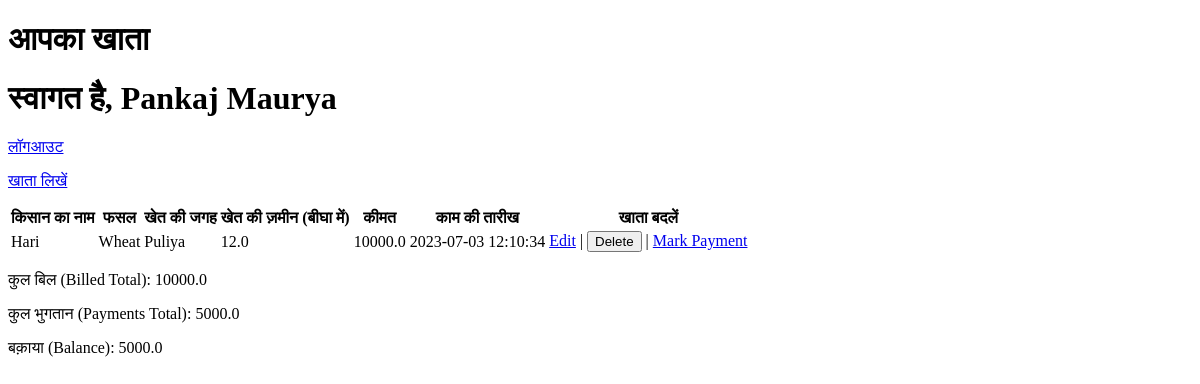
Page /dashboard (signed in) on the earlier database version.
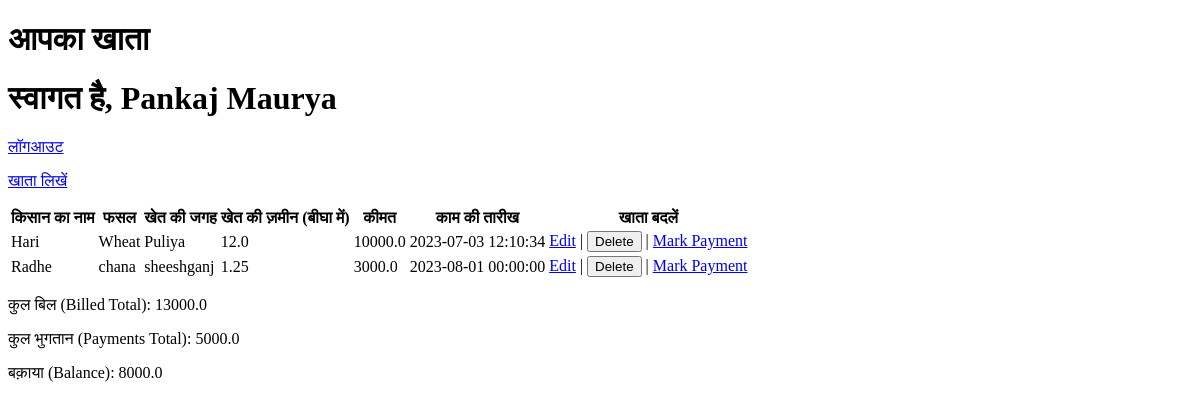
Same page on the later database version.
### app.py (models this page shows, shortened)
class User(UserMixin, db.Model):
    id = db.Column(db.Integer, primary_key=True)
    phone_number = db.Column(db.String(10), unique=True, index=True, nullable=False)
    password_hash = db.Column(db.String(128), nullable=False)
    name = db.Column(db.String(100), nullable=False)
    @property
    def password(self):
        raise AttributeError('password is not a readable attribute')

class KhataEntry(db.Model):
    id = db.Column(db.Integer, primary_key=True)
    lender_id = db.Column(db.Integer, db.ForeignKey('user.id'), nullable=False, index=True)
    farmer_name = db.Column(db.String(100), nullable=False)
    crop_kind = db.Column(db.String(100), nullable=False)
    locality = db.Column(db.String(100), nullable=False)
    farm_area = db.Column(db.Float, nullable=False)
    billed_amount = db.Column(db.Float, nullable=False)
    date_of_activity = db.Column(db.DateTime, nullable=False, default=datetime.utcnow)

### app.py (the view)
@login_required
@app.route('/dashboard')
def dashboard():
    print("current user id " + str(current_user.id))
    entries = KhataEntry.query.filter_by(lender_id=current_user.id).all()
    billed_total = sum(entry.billed_amount for entry in entries)
    payments_total = sum(entry.amount for entry in Payment.query.filter_by(lender_id=current_user.id).all())
    balance = billed_total - payments_total
    return render_template('dashboard.html', user_id=current_user.id, name=current_user.name, entries=entries, billed_total=billed_total, payments_total=payments_total, balance=balance)

### app.py (called while the page is built)
@login_manager.user_loader
def load_user(user_id):
    return User.query.get(int(user_id))

### templates/dashboard.html (shortened to what this page needs)
<!DOCTYPE html>
<html>
<head>
</head>
<body>
    <h1>आपका खाता</h1>
    <h1>स्वागत है, {{ name }}</h1>
    <p><a href="/logout">लॉगआउट</a></p>
    <p><a href="/add_entry">खाता लिखें</a></p>
    <table>
        <thead>
            <tr>
                <th>किसान का नाम</th>
                <th>फसल</th>
                <th>खेत की जगह</th>
                <th>खेत की ज़मीन (बीघा में)</th>
                <th>कीमत</th>
                <th>काम की तारीख</th>
                <th>खाता बदलें</th>
            </tr>
        </thead>
        <tbody>
            {% for entry in entries %}
                <tr>
                    <td>{{ entry.farmer_name }}</td>
                    <td>{{ entry.crop_kind }}</td>
                    <td>{{ entry.locality }}</td>
                    <td>{{ entry.farm_area }}</td>
                    <td>{{ entry.billed_amount }}</td>
                    <td>{{ entry.date_of_activity.strftime('%Y-%m-%d %H:%M:%S') }}</td>
                    <td>
                        <a href="/edit_entry/{{ entry.id }}">Edit</a> |
                        <form method="POST" action="/delete_entry/{{ entry.id }}" style="display: inline;">
                            <button type="submit" onclick="return confirm('Are you sure?')">Delete</button>
                        </form> |
                        <a href="/mark_payment/{{ entry.id }}">Mark Payment</a>
                    </td>
                </tr>
            {% endfor %}
        </tbody>
    </table>
    <p>कुल बिल (Billed Total): {{ billed_total }}</p>
    <p>कुल भुगतान (Payments Total): {{ payments_total }}</p>
    <p>बक़ाया (Balance): {{ balance }}</p>
</body>
</html>

Differences in the rows shown:
added KhataEntry: farmer_name "Radhe", crop_kind "chana", locality "sheeshganj", farm_area "1.25", billed_amount "3000.0", date_of_activity "2023-08-01 00:00:00"
Other differences:
{{ billed_total }}: "10000.0" → "13000.0"
{{ balance }}: "5000.0" → "8000.0"
